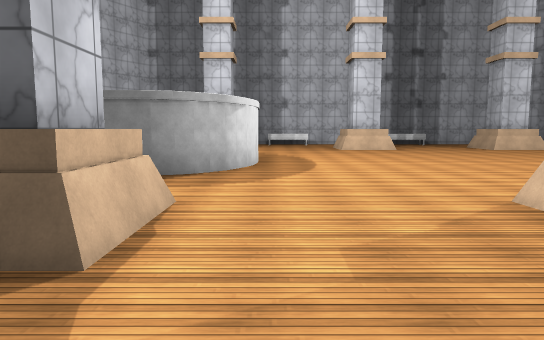
[1] (above)

22 first-person views from a walk through a 3-D level made in the Unity game engine. The camera is 1.5 m above the floor, tilts 6° down and sees 70° across. The floor is counted in squares, 2 m on a side. Each view is taken from the middle of a square. On the plan, view 1 faces up. The plan holds only what a view shows up to about 12 squares ahead; the rest is blank. The place goes on beyond the plan. The player is left out. Some surface patterns are stand-ins.

[2]
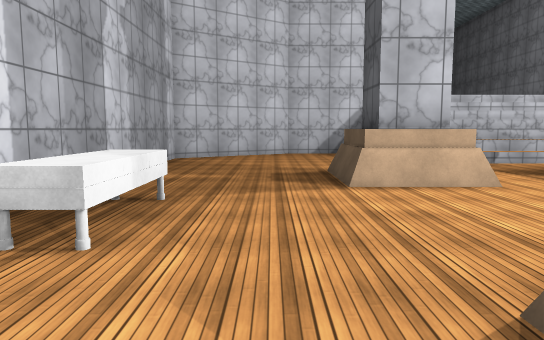

[3]
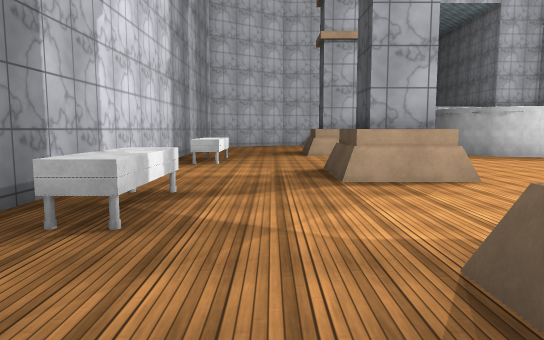

[4]
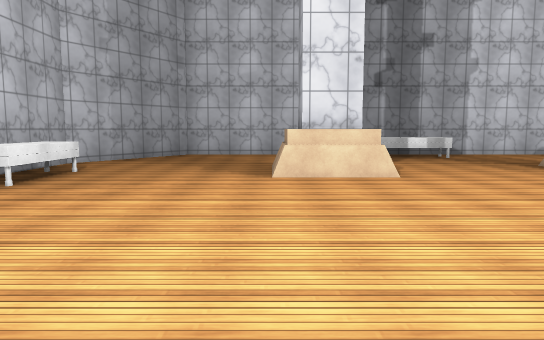

[5]
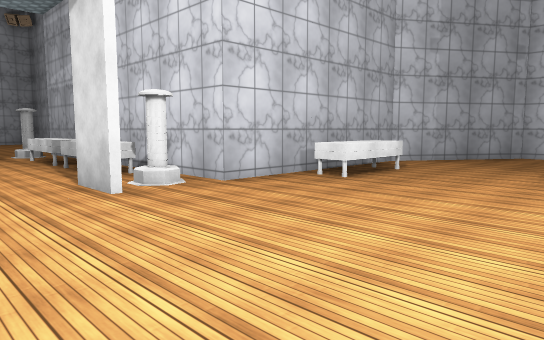

[6]
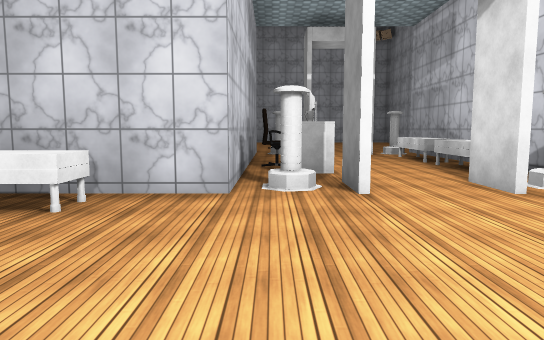

[7]
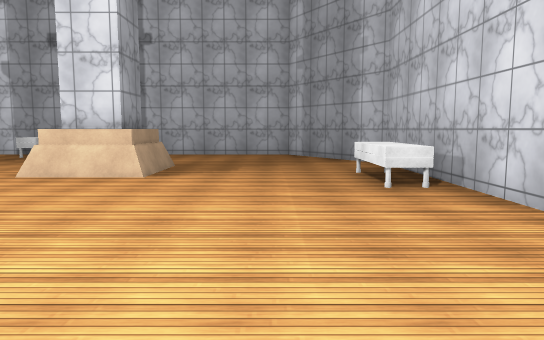

[8]
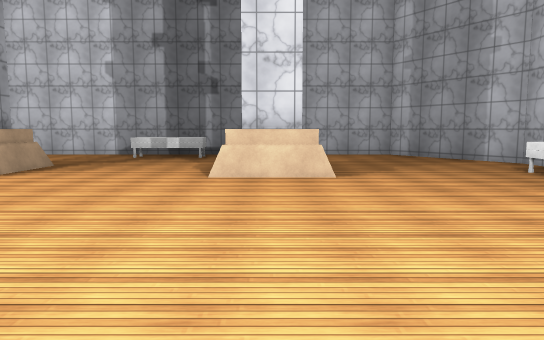

[9]
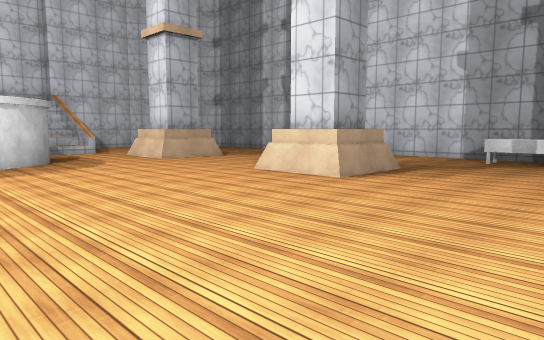

[10]
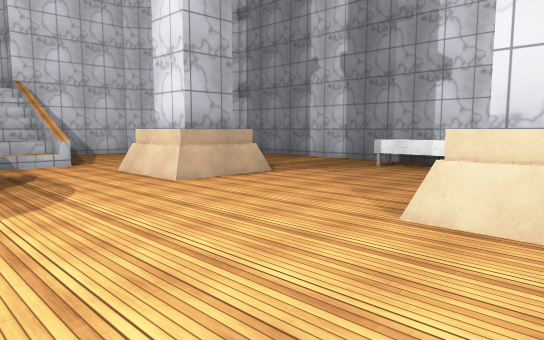

[11]
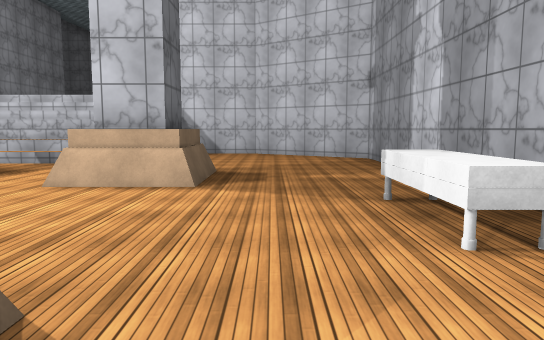

[12]
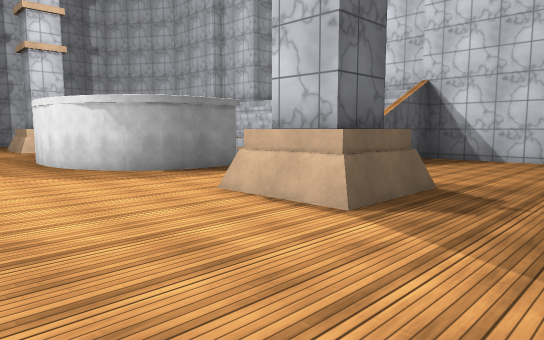

[13]
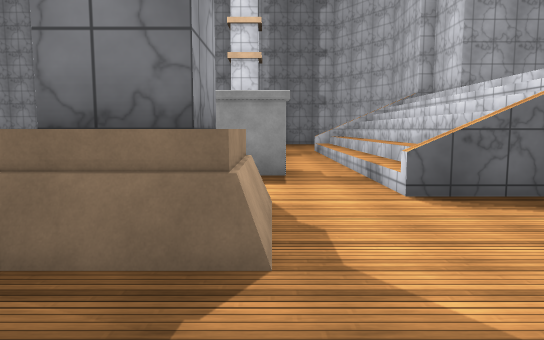

[14]
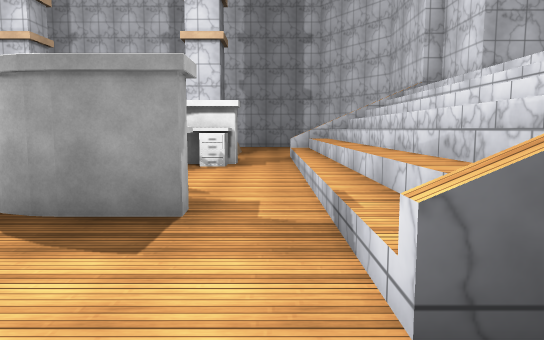

[15]
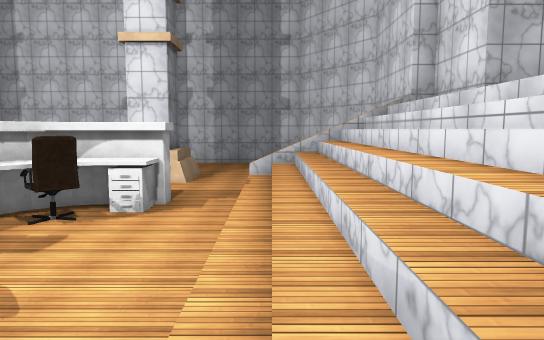

[16]
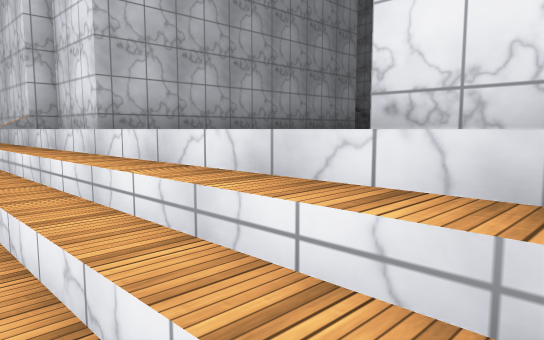

[17]
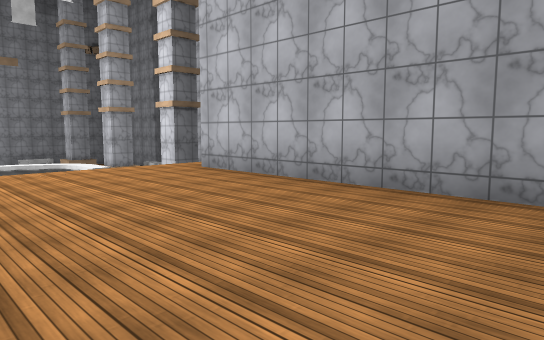

[18]
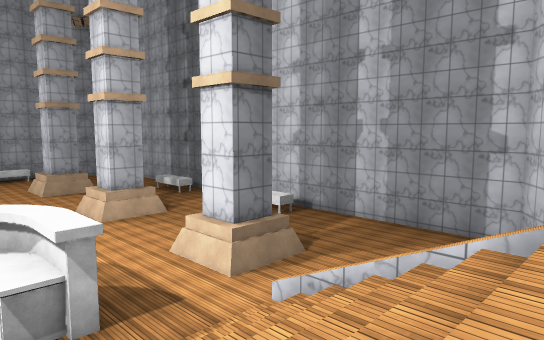

[19]
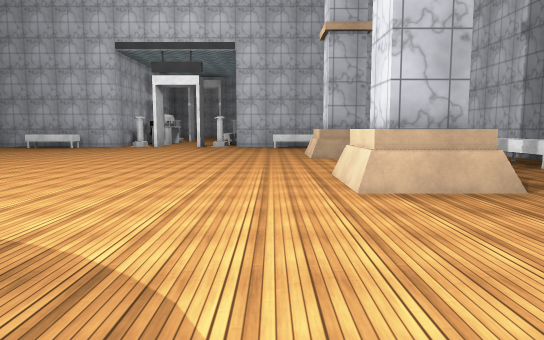

[20]
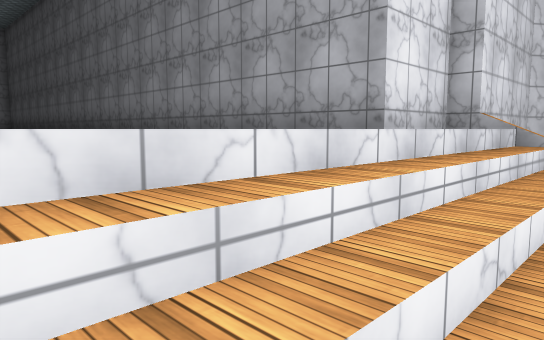

[21]
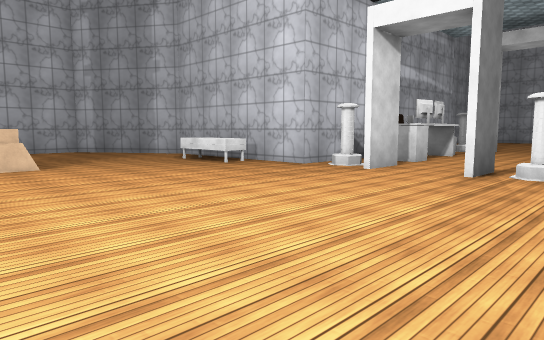

[22]
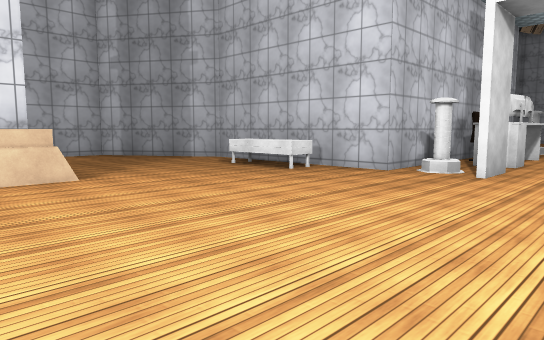

### Floor plan
Key: @ floor where view 1 was taken; # wall or solid block; . main floor; : floor 3.5 m higher than the main floor; / step, stairs or slope; ^ raised ledge; O other object.
Columns run from 15 left of view 1 to 20 right of it. Each row starts with its distance up from view 1.
 20         #####################
 19         #.............. ....##
 18        ##......OO....OO  ....##
 17        #................ .....#
 16        #.....^....^^.... .....#
 15        #....^^^...##...^^^....#
 14       ##.....^....^^....^....O#
 13       # ///..................O#
 12 ####### ///...................######
 11 ::::    ///.###...............O..O..
 10 ::::::::///.. #...............O.OOOO
  9 ::::::::///...#.....................
  8 ::::::::///..O#...............O.....
  7  :::::::///.###...............O.OOOO
  6 #######:///...................######
  5       #:///..................O#
  4       ##.....^....^^....^....O#
  3        #.  .^^^...##...^^^...O#
  2        #.....^....^^....^.....#
  1        #......................#
  0        ##......@.............##
 -1         #......OO....OO.....##
 -2         #####################

Positions as (right, up) in squares from view 1, and headings:
1: (0, 0), facing up
2: (4, 1), facing left
3: (10, 1), facing left
4: (10, 10), facing down
5: (10, 10), facing down-right
6: (10, 11), facing right
7: (12, 8), facing up
8: (9, 8), facing up
9: (8, 9), facing up-left
10: (4, 11), facing up-left
11: (4, 17), facing left
12: (2, 18), facing down-left
13: (-3, 18), facing down
14: (-4, 15), facing down
15: (-5, 13), facing down
16: (-6, 13), facing down-left
17: (-15, 11), facing down-right
18: (-8, 8), facing down-right
19: (-2, 5), facing right
20: (-6, 7), facing up-left
21: (8, 6), facing up-right
22: (8, 8), facing up-right
